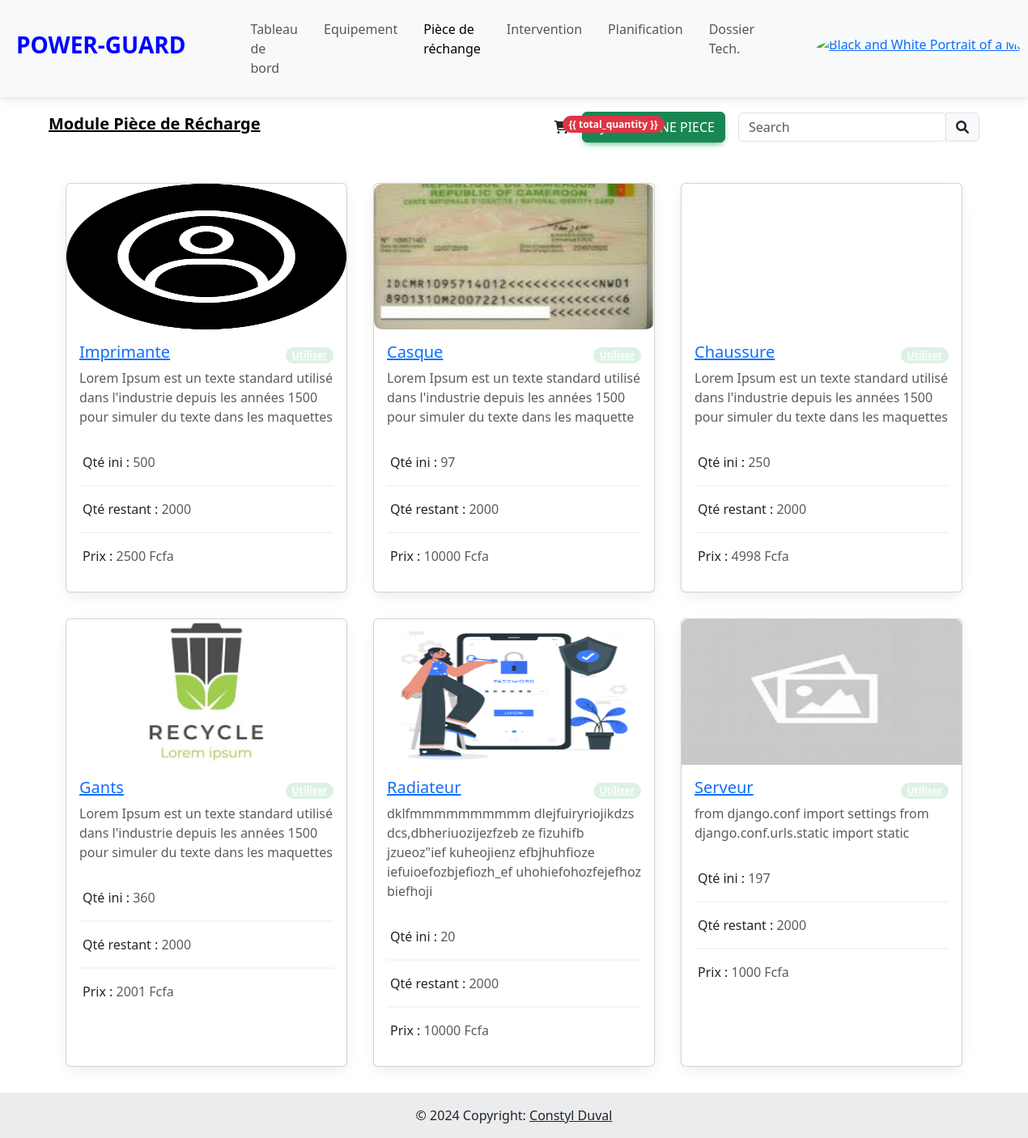
/piece (signed in), run on the app's committed database.
### eneo_pages/models.py (models this page shows, shortened)
class Pièce(models.Model):
    nom=models.CharField(max_length=100)
    description = models.TextField()
    photo = models.ImageField(upload_to="image", blank=True, null=True)
    quantité_disponible = models.IntegerField()
    fournisseur=models.CharField(max_length=100, blank=True, null=True)
    prix_unitaire = models.IntegerField()
    date_création=models.DateTimeField(auto_now_add=True)
    date_modification=models.DateTimeField(auto_now=True)

### eneo_pages/views.py (the view)
# urls.py: path("piece", views.piece, name="piece"),
@login_required
def piece(request):
    context = {}
    q = request.GET.get("q")
    base_queryset = Pièce.objects.all()
    if q:
        s = PièceDocument.search().query(
            ESQ("multi_match",
                query=q,
                fields=['nom', 'description', 'fournisseur']
            )
        )
        es_results = s.to_queryset()
        db_results = base_queryset.filter(
            Q(nom__icontains=q) |
            Q(description__icontains=q) |
            Q(fournisseur__icontains=q)
        )
        liste_piece = (es_results & base_queryset) | db_results
    else:
        liste_piece = base_queryset
    context["liste_piece"] = liste_piece.distinct()
    return render(request, "pages/piece/piece.html", context)

### eneo_pages/context_processor.py (called while the page is built)
def piece_rechange(request):
    return{'piece_rechange': Session(request)}

### eneo_pages/templates/pages/piece/piece.html
{% extends "../../base/base.html" %}
{% load static %}
{% block body %}
    {% url 'ajouter_piece' as ajouter_piece_url %}
    {% url 'view_cart' as view_cart_url %}
    {% include "../../base/navbar2.html" with title='<a href="#" style="color: black;">Module Pièce de Récharge</a>' button='<button type="button" hx-get="'|add:ajouter_piece_url|add:'" hx-target="#dialog" class="btn btn-success me-3">Ajouter une piece</button>' button2='<a class="text-reset me-3" type="button" hx-get="'|add:view_cart_url|add:'"  hx-target="#dialog"><i class="fa-solid fa-cart-shopping"></i><span id="cart-quantity" class="badge rounded-pill badge-notification bg-danger">{{ total_quantity }}</span></a>' %}
    <div class="container">
        <div class="row py-3">
          {% if liste_piece %}
            {% for piece in liste_piece %}
            <div class="col-12 col-md-6 col-lg-4 col-xl-4 py-3 px-3 fade-out-up">
              <div class="card h-100 fade-out-up">
                <a  href="{% url 'detail_piece' piece.id %}" hx-get="{% url 'detail_piece' piece.id %}" hx-target="#dialog" hx-swap="innerHTML" data-mdb-toggle="modal">
                    <div class="bg-image hover-zoom">
                        <img src="{% if piece.photo %}{{ piece.photo.url }}{% else %}/static/img/empty.jpg{% endif %}" class="card-img-top" alt="Image Description" style="height: 180px;"/>
                    </div>
                    <div class="card-body">
                      <div class="d-flex justify-content-between align-items-center">
                        <h5 class="card-title">{{piece.nom|capfirst}}</h5>
                        <a class="badge rounded-pill badge-success" href="{% url 'add_to_cart' piece.id %}">Utiliser</a>
                      </div>
                      <p class="card-text text-muted">{{piece.description|truncatewords:20}}</p>
                      <ul class="list-group list-group-light">
                        <li class="list-group-item px-1">Qté ini : <span class="text-muted">{{piece.quantité_disponible}}</span></li>
                        <li class="list-group-item px-1">Qté restant : <span class="text-muted">2000</span></li>
                        <li class="list-group-item px-1">Prix : <span class="text-muted">{{piece.prix_unitaire}} Fcfa</span></li>
                      </ul>
                    </div>
                </a>
              </div>
            </div>
            {% endfor %}
            {% else %}
            <div class="text-center">
              <img src="{% static 'img/empty.gif' %}" alt="" style="height: 200px; width: 200px;" srcset="">
              <p colspan="9">Aucune pièce de rechange.</p>
            </div>
          {% endif %}
        </div>
    </div>
{% endblock %}

### eneo_pages/templates/base/base.html (style rules this page uses)
.card { transition: transform 0.3s; }

### data on the page
Pièce: photo (picture), nom "Imprimante", description "Lorem Ipsum est un texte standard utilisé dans l'industrie depuis les années 1500 pour simuler du texte dans les maquettes", quantité_disponible "500", prix_unitaire "2500"
Pièce: photo (picture), nom "Casque", description "Lorem Ipsum est un texte standard utilisé dans l'industrie depuis les années 1500 pour simuler du texte dans les maquette", quantité_disponible "97", prix_unitaire "10000"
Pièce: photo (picture), nom "Chaussure", description "Lorem Ipsum est un texte standard utilisé dans l'industrie depuis les années 1500 pour simuler du texte dans les maquettes", quantité_disponible "250", prix_unitaire "4998"
Pièce: photo (picture), nom "Gants", description "Lorem Ipsum est un texte standard utilisé dans l'industrie depuis les années 1500 pour simuler du texte dans les maquettes", quantité_disponible "360", prix_unitaire "2001"
Pièce: photo (picture), nom "Radiateur", description "dklfmmmmmmmmmm dlejfuiryriojikdzs dcs,dbheriuozijezfzeb ze fizuhifb jzueoz\"ief kuheojienz efbjhuhfioze iefuioefozbjefiozh_ef uhohiefohozfejefhoz biefhoji", quantité_disponible "20", prix_unitaire "10000"
Pièce: nom "Serveur", description "from django.conf import settings from django.conf.urls.static import static", quantité_disponible "197", prix_unitaire "1000"

### other printed values
{{ title|escape }} "Module Pièce de Récharge"
{{ button2|safe }} "{{ total_quantity }}"
